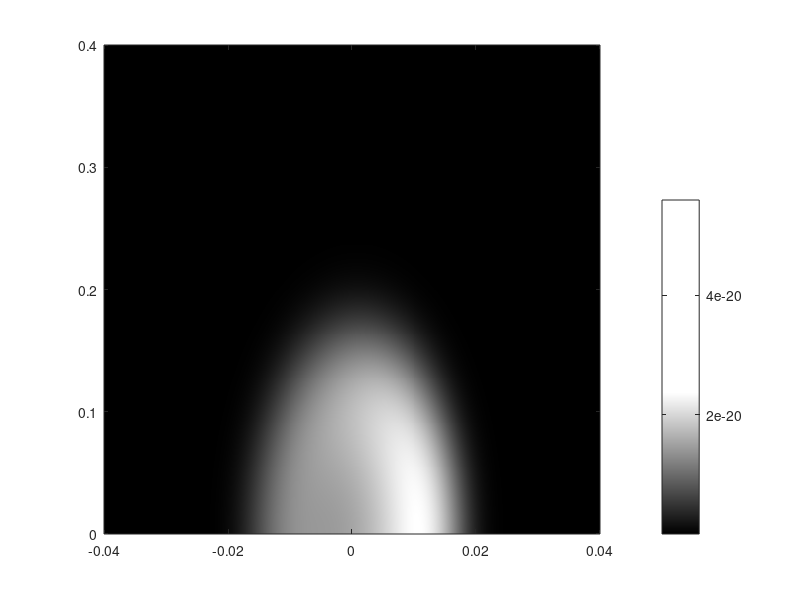

Write MATLAB code to recreate this figure. (Note: this script raises an error after producing the figure.)
clear all;
clc;
close all;


addpath(genpath('.\image'));
addpath(genpath('.\image2'));
addpath(genpath('.\data'));
addpath(genpath('.\dataRGB'));
addpath(genpath('.\len_sub'));
addpath(genpath('.\频域重聚焦精简'));
%% ===================== 1. 火焰辐射模型 =====================
t1 = 1200;     % 温度增量 (K)
t2 = 900;      % 环境温度 (K)
m  = 3;        % 形状参数
n  = 0.9;
R  = 0.04;     % m
Z  = 0.4;      % m
x  = 0.02;     % 固定切面位置

Ny = 500;
Nz = 500;
[y,z] = meshgrid(linspace(-0.04, 0.04, Ny), linspace(0, 0.4, Nz));

% 温度场
term = m * (x.^2/R.^2 + y.^2/R.^2 + z.^2/Z.^2) - n;
T = t1 * exp(-(term.^2)) + t2;

% 单色辐射模型
lambda = 0.610;      % um
c1 = 3.7418e-16;
c2 = 1.4388e4;       % um*K
Eb = c1 .* lambda.^(-5) ./ (exp(c2 ./ (lambda .* T)) - 1);

% Beer 衰减
ke = 30;             % m^-1
y_max = max(y(:));
L = y_max - y;
I = Eb .* exp(-ke .* L);

%% ===================== 2. 显示火焰辐射图 =====================
figure('Color','white');
imagesc(linspace(-0.04, 0.04, Ny), linspace(0, 0.4, Nz), I);
set(gca, 'YDir', 'normal');
colormap(gray(256));

cb = colorbar;
cb.Position = [0.73 0.15 0.03 0.7];
cb.Label.String = '单色辐射强度';
cb.Label.Rotation = 0;
cb.Label.Units = 'normalized';
cb.Label.Position = [0.9 1.05 0];
cb.Label.FontSize = 12;

axis tight;
axis image;
grid off;
pbaspect([1 5 1]);
xlabel('径向坐标 r (m)');
ylabel('轴向坐标 z (m)');
title(['辐射传输成像结果, k_e = ', num2str(ke), ' m^{-1}']);
clim([min(I(:)) max(I(:))]);

%% ===================== 3. 把火焰辐射图转成 LF_sim 输入 =====================
I_norm = I - min(I(:));
if max(I_norm(:)) > 0
    I_norm = I_norm / max(I_norm(:));
end

I_norm = I_norm .^ 0.7;   % gamma 调整

obj_gray = uint8(I_norm * 255);
obj = repmat(obj_gray, [1, 1, 3]);   % RGB 三通道

object_num = 1;
d = 600;   % mm，火焰到主透镜距离

%% ===================== 4. 光场相机参数 =====================
v = 16;          % 像距
N_line = 81;     % 主透镜离散化
d_m = 18;

D = 4;           % 主透镜直径
F = 16;          % 焦距
lens_d = 0.02;   % 微透镜直径
sen_N = 20;      % 每个微透镜后传感器像素数

lens_f = lens_d * F / D;
lens_v = lens_f + v;
micr_N = ceil(D / lens_d);
sen_N_total = micr_N * sen_N;
sen_d = lens_d / sen_N;

if mod(sen_N_total,2) == 0
    sen_N_total = sen_N_total + 1;
end

im_max = zeros(3,1);

%% ===================== 5. 火焰辐射图送入 LF_sim =====================
tic
for k = 1:3
    fprintf('正在计算第 %d 个通道...\n', k);
    obje = double(obj(:,:,k));
   obj_w = 0.12 * 1000;   % 横向物理宽度，0.08 m = 80 mm
obj_h = 0.60 * 1000;   % 纵向物理高度，0.40 m = 400 mm

    im = LF_sim(obje, d, obj_w, obj_h, D, N_line, F, v, lens_d, lens_f, sen_N);
    im_max(k) = max(im(:));

    save(sprintf('./dataRGB/im_d_%d_v_%d_Nline_%d_%d.mat', d, v, N_line, k), 'im');
end
t = toc;
fprintf('\n模拟光场传输时间为：t = %.3f s\n', t);
%% ===================== 5.1 组装 5D 光场数据 =====================
LF_R = load(sprintf('./dataRGB/im_d_%d_v_%d_Nline_%d_%d.mat', d, v, N_line, 1));
LF_G = load(sprintf('./dataRGB/im_d_%d_v_%d_Nline_%d_%d.mat', d, v, N_line, 2));
LF_B = load(sprintf('./dataRGB/im_d_%d_v_%d_Nline_%d_%d.mat', d, v, N_line, 3));

LF_R = LF_R.im;
LF_G = LF_G.im;
LF_B = LF_B.im;

fprintf('\nR通道维度: ');
disp(size(LF_R));
fprintf('G通道维度: ');
disp(size(LF_G));
fprintf('B通道维度: ');
disp(size(LF_B));

% 先检查三个通道尺寸是否一致
if ~isequal(size(LF_R), size(LF_G), size(LF_B))
    error('三个通道的光场尺寸不一致，不能合并成5D光场。');
end

% 组装为 5D 光场
LF = cat(5, LF_R, LF_G, LF_B);

fprintf('\n5D光场 LF 的维度为: ');
disp(size(LF));
fprintf('LF 的维数 ndims(LF) = %d\n', ndims(LF));

save(sprintf('./dataRGB/LF_5D_d_%d_v_%d_Nline_%d.mat', d, v, N_line), 'LF', '-v7.3');

fprintf('5D光场数据已保存完成！\n');

%% ===================== 6. 显示输入场景 =====================
figure;
imshow(obj, []);
title('输入 LF_sim 的火焰辐射图 obj');
fprintf('\n已画出火焰场景图像！\n');

%% ===================== 7. 显示传感器图像 =====================
im_RGB = reshape4to2_im(d, v, N_line, micr_N, sen_N, im_max);

figure;
imshow(im_RGB, []);
title('带微透镜阵列的传感器图像');
imwrite(im_RGB, sprintf('./dataRGB/im_d_%d_v_%d_Nline_%d_RGB.jpg', d, v, N_line));
% 设置显示比例，确保纵横比与火焰图像一致
pbaspect([1 5 1]);  % 调整纵横比为 1:5，匹配火焰图像
fprintf('\n已画出传感器图像！\n');

%% ===================== 8. 原始数据求和重构 =====================
im_micr = sum_4D_im(d, v, N_line, micr_N);
max_im_micr = max(im_micr(:));
im_micr = uint8(im_micr / max_im_micr * 255);

figure;
imshow(im_micr, []);
title('原始数据求和重构');
fprintf('\n已画出原始数据重构图像!\n');

disp('The end!');
